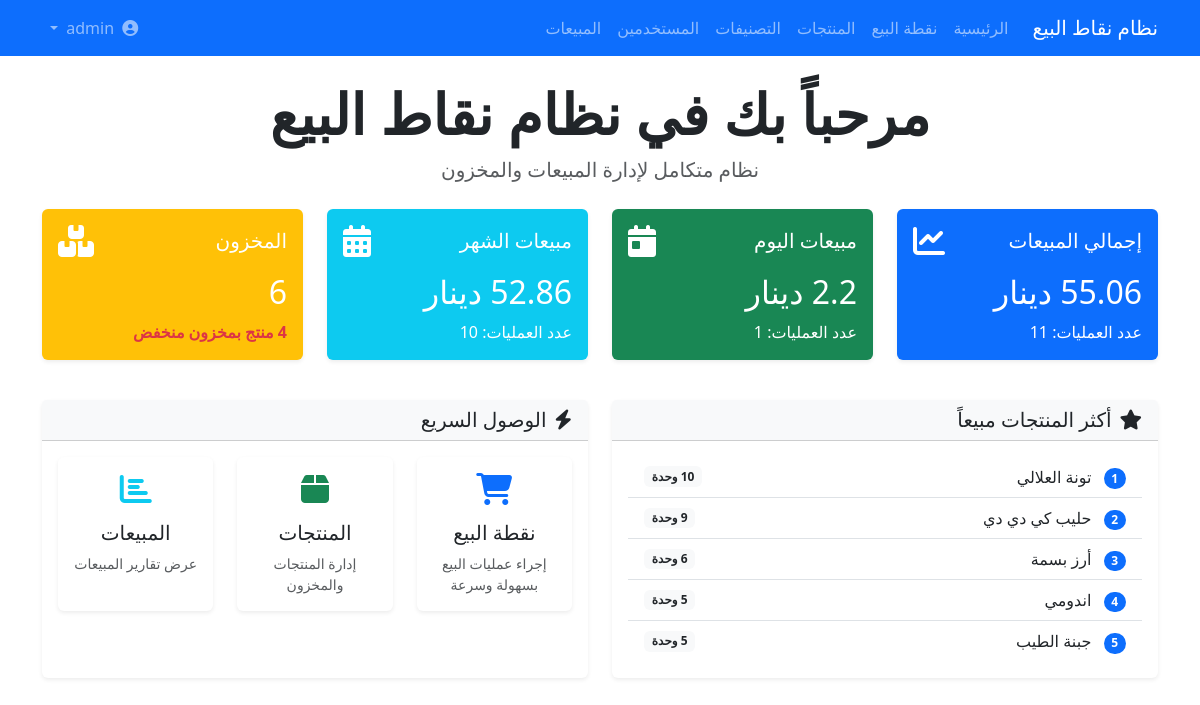
Screenshot of / (signed in) with the database file from the repository.
### app/models.py (models this page shows, shortened)
class Product(db.Model):
    id = db.Column(db.Integer, primary_key=True)
    name = db.Column(db.String(100), nullable=False)
    description = db.Column(db.String(200))
    price = db.Column(db.Float, nullable=False)
    stock = db.Column(db.Integer, default=0)
    code = db.Column(db.String(50), unique=True)
    category_id = db.Column(db.Integer, db.ForeignKey('category.id'), nullable=True)
    category = db.relationship('Category', backref='products')
    sale_items = db.relationship('SaleItem', cascade='all, delete-orphan')

### app/routes.py (the view)
@app.route('/')
@login_required
def index():
    total_products = Product.query.count()
    total_categories = Category.query.count()
    total_sales = Sale.query.count()
    total_revenue = db.session.query(func.sum(Sale.total)).scalar() or 0
    today = datetime.now().date()
    today_start = datetime.combine(today, datetime.min.time())
    today_end = datetime.combine(today, datetime.max.time())
    today_sales = Sale.query.filter(Sale.date.between(today_start, today_end)).count()
    today_revenue = db.session.query(func.sum(Sale.total)).filter(
        Sale.date.between(today_start, today_end)
    ).scalar() or 0
    first_day = today.replace(day=1)
    last_day = today.replace(day=calendar.monthrange(today.year, today.month)[1])
    month_start = datetime.combine(first_day, datetime.min.time())
    month_end = datetime.combine(last_day, datetime.max.time())
    month_sales = Sale.query.filter(Sale.date.between(month_start, month_end)).count()
    month_revenue = db.session.query(func.sum(Sale.total)).filter(
        Sale.date.between(month_start, month_end)
    ).scalar() or 0
    low_stock_products = Product.query.filter(Product.stock <= 5).count()
    top_products = db.session.query(
        Product.name, func.sum(SaleItem.quantity).label('total_sold')
    ).join(SaleItem).group_by(Product.id).order_by(func.sum(SaleItem.quantity).desc()).limit(5).all()
    stats = {
        'total_products': total_products,
        'total_categories': total_categories,
        'total_sales': total_sales,
        'total_revenue': round(total_revenue, 3),
        'today_sales': today_sales,
        'today_revenue': round(today_revenue, 3),
        'month_sales': month_sales,
        'month_revenue': round(month_revenue, 3),
        'low_stock_products': low_stock_products,
        'top_products': top_products
    }
    return render_template('index.html', stats=stats)

### app/routes.py (called while the page is built)
def login_required(f):
    @wraps(f)
    def decorated_function(*args, **kwargs):
        if 'user_id' not in session:
            flash('يرجى تسجيل الدخول للوصول إلى هذه الصفحة', 'warning')
            return redirect(url_for('login', next=request.url))
        return f(*args, **kwargs)
    return decorated_function

### app/templates/index.html (shortened to what this page needs)
{% extends 'base.html' %}
{% block content %}
<div class="dashboard-container">
    <div class="text-center mb-4">
        <h1 class="display-4 fw-bold">مرحباً بك في نظام نقاط البيع</h1>
        <p class="lead text-muted">نظام متكامل لإدارة المبيعات والمخزون</p>
    </div>
    <div class="row mb-4">
        <div class="col-md-3 mb-3">
            <div class="card border-0 shadow-sm h-100 bg-primary text-white">
                <div class="card-body d-flex flex-column">
                    <div class="d-flex justify-content-between align-items-center">
                        <h5 class="card-title mb-0">إجمالي المبيعات</h5>
                        <i class="fas fa-chart-line fa-2x"></i>
                    </div>
                    <h2 class="mt-3 mb-0">{{ stats.total_revenue|round(2) }} دينار</h2>
                    <p class="card-text mt-2">عدد العمليات: {{ stats.total_sales }}</p>
                </div>
            </div>
        </div>
        <div class="col-md-3 mb-3">
            <div class="card border-0 shadow-sm h-100 bg-success text-white">
                <div class="card-body d-flex flex-column">
                    <div class="d-flex justify-content-between align-items-center">
                        <h5 class="card-title mb-0">مبيعات اليوم</h5>
                        <i class="fas fa-calendar-day fa-2x"></i>
                    </div>
                    <h2 class="mt-3 mb-0">{{ stats.today_revenue|round(2) }} دينار</h2>
                    <p class="card-text mt-2">عدد العمليات: {{ stats.today_sales }}</p>
                </div>
            </div>
        </div>
        <div class="col-md-3 mb-3">
            <div class="card border-0 shadow-sm h-100 bg-info text-white">
                <div class="card-body d-flex flex-column">
                    <div class="d-flex justify-content-between align-items-center">
                        <h5 class="card-title mb-0">مبيعات الشهر</h5>
                        <i class="fas fa-calendar-alt fa-2x"></i>
                    </div>
                    <h2 class="mt-3 mb-0">{{ stats.month_revenue|round(2) }} دينار</h2>
                    <p class="card-text mt-2">عدد العمليات: {{ stats.month_sales }}</p>
                </div>
            </div>
        </div>
        <div class="col-md-3 mb-3">
            <div class="card border-0 shadow-sm h-100 bg-warning text-white">
                <div class="card-body d-flex flex-column">
                    <div class="d-flex justify-content-between align-items-center">
                        <h5 class="card-title mb-0">المخزون</h5>
                        <i class="fas fa-boxes fa-2x"></i>
                    </div>
                    <h2 class="mt-3 mb-0">{{ stats.total_products }}</h2>
                    <p class="card-text mt-2 {% if stats.low_stock_products > 0 %}text-danger fw-bold{% endif %}">
                        {{ stats.low_stock_products }} منتج بمخزون منخفض
                    </p>
                </div>
            </div>
        </div>
    </div>
    <div class="row">
        <div class="col-md-6 mb-4">
            <div class="card border-0 shadow-sm h-100">
                <div class="card-header bg-light">
                    <div class="d-flex justify-content-between align-items-center">
                        <h5 class="mb-0"><i class="fas fa-star me-2"></i>أكثر المنتجات مبيعاً</h5>
                    </div>
                </div>
                <div class="card-body">
                    {% if stats.top_products %}
                        <div class="list-group list-group-flush">
                            {% for product in stats.top_products %}
                            <div class="list-group-item d-flex justify-content-between align-items-center">
                                <div>
                                    <span class="badge bg-primary rounded-pill me-2">{{ loop.index }}</span>
                                    {{ product.name }}
                                </div>
                                <span class="badge bg-light text-dark">{{ product.total_sold }} وحدة</span>
                            </div>
                            {% endfor %}
                        </div>
                    {% else %}
                        <div class="text-center text-muted py-4">
                            <i class="fas fa-box fa-3x mb-3"></i>
                            <p>لا توجد مبيعات بعد</p>
                        </div>
                    {% endif %}
                </div>
            </div>
        </div>
        <div class="col-md-6 mb-4">
            <div class="card border-0 shadow-sm h-100">
                <div class="card-header bg-light">
                    <h5 class="mb-0"><i class="fas fa-bolt me-2"></i>الوصول السريع</h5>
                </div>
                <div class="card-body">
                    <div class="row g-4">
                        <div class="col-md-4">
                            <a href="{{ url_for('pos') }}" class="text-decoration-none">
                                <div class="card text-center h-100 border-0 shadow-sm hover-card">
                                    <div class="card-body">
                                        <i class="fas fa-shopping-cart fa-2x text-primary mb-3"></i>
                                        <h5 class="card-title">نقطة البيع</h5>
                                        <p class="card-text small text-muted">إجراء عمليات البيع بسهولة وسرعة</p>
                                    </div>
                                </div>
                            </a>
                        </div>
                        <div class="col-md-4">
                            <a href="{{ url_for('products') }}" class="text-decoration-none">
                                <div class="card text-center h-100 border-0 shadow-sm hover-card">
                                    <div class="card-body">
                                        <i class="fas fa-box fa-2x text-success mb-3"></i>
                                        <h5 class="card-title">المنتجات</h5>
                                        <p class="card-text small text-muted">إدارة المنتجات والمخزون</p>
                                    </div>
                                </div>
                            </a>
                        </div>
                        <div class="col-md-4">
                            <a href="{{ url_for('sales') }}" class="text-decoration-none">
                                <div class="card text-center h-100 border-0 shadow-sm hover-card">
                                    <div class="card-body">
                                        <i class="fas fa-chart-bar fa-2x text-info mb-3"></i>
                                        <h5 class="card-title">المبيعات</h5>
                                        <p class="card-text small text-muted">عرض تقارير المبيعات</p>
                                    </div>
                                </div>
                            </a>
                        </div>
                    </div>
                </div>
            </div>
        </div>
    </div>
</div>
{% endblock %}

### rows the page displays
Product: name "تونة العلالي", total_sold "10"
Product: name "حليب كي دي دي", total_sold "9"
Product: name "أرز بسمة", total_sold "6"
Product: name "اندومي", total_sold "5"
Product: name "جبنة الطيب", total_sold "5"

### other values shown
{{ stats.total_sales }} "11"
{{ stats.today_sales }} "1"
{{ stats.month_sales }} "10"
{{ stats.total_products }} "6"
